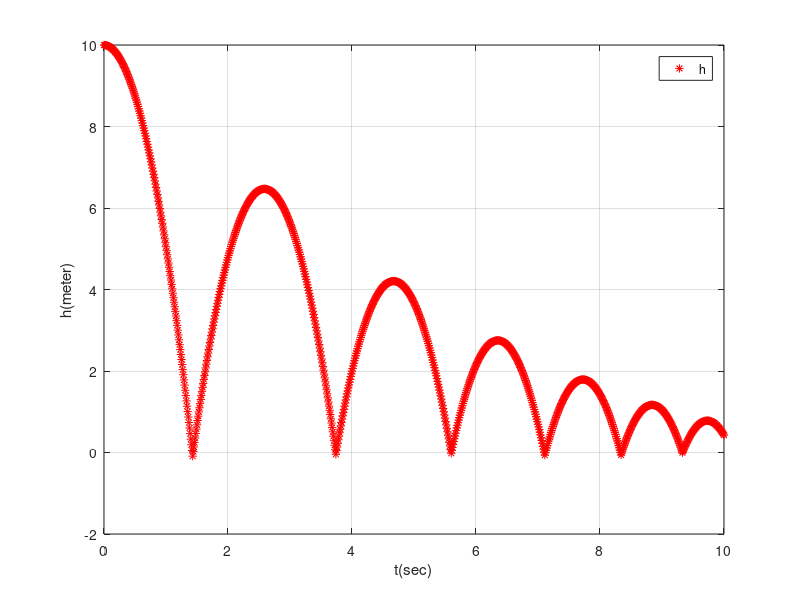

This chart was generated by the following MATLAB code:
%%
close all
clear all

t=0;
dt=0.01;
h=10;
g=9.8;
gamma=0.8;
A=[0 1;0 0];
B=[0;-g];
R=[1 0;0 -gamma];
x=[h;0];
ySet=[];
tSet=[];
while t<10
    xDot=A*x+B;
    x=x+xDot*dt;
    y=[1 0]*x;
    
    if y<=0 && x(2)<=0
        x=R*x;
    end
    
    ySet=[ySet y];
    tSet=[tSet t];
    t=t+dt;
end
figure
plot(tSet,ySet,'r*');
legend('h');
xlabel('t(sec)');
ylabel('h(meter)');
grid on